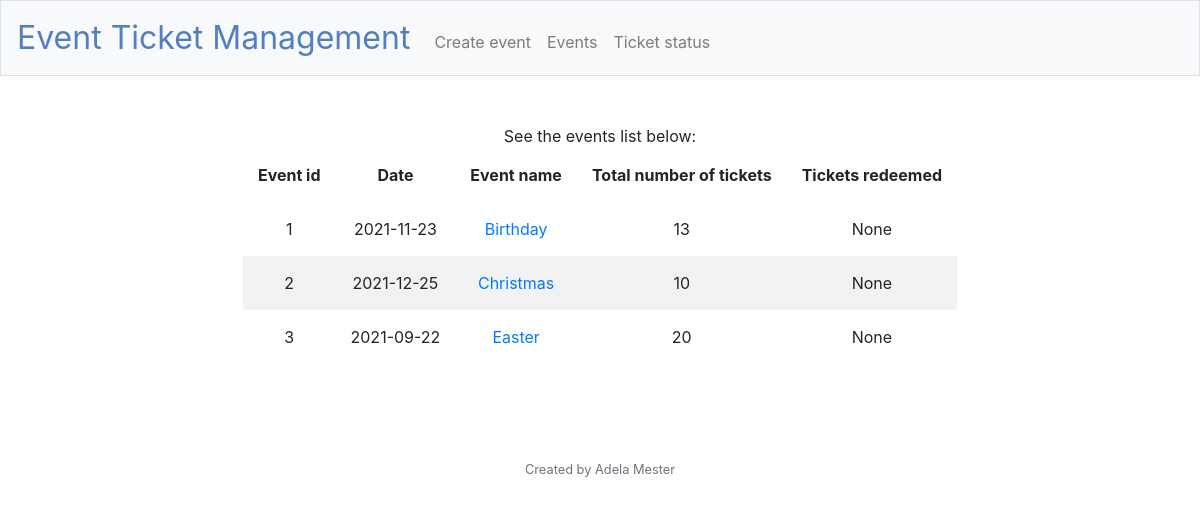
Before: /events with the older database file.
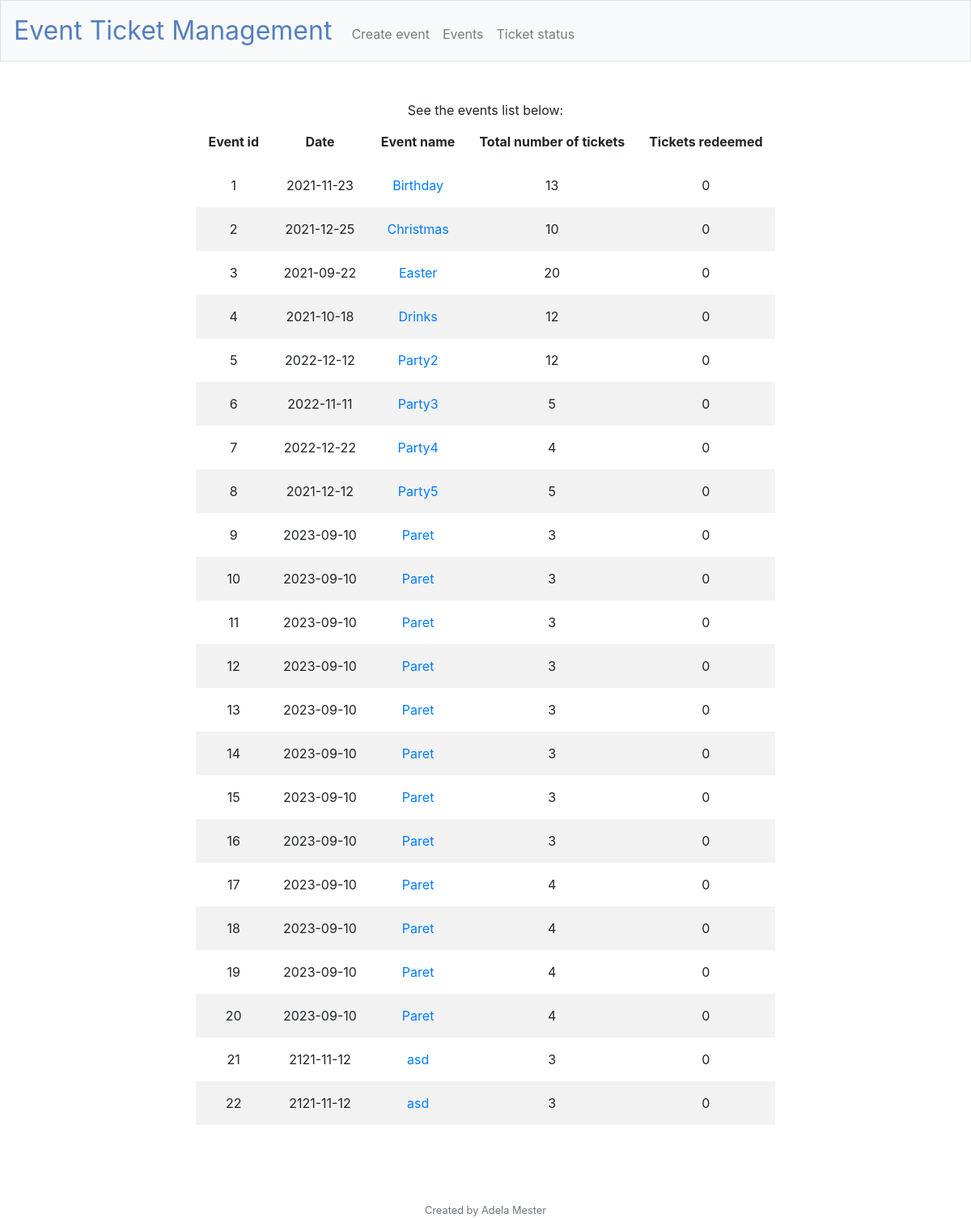
After: the same page with the newer database file.
### tables this page shows
CREATE TABLE 'events' ('event_id' integer PRIMARY KEY AUTOINCREMENT NOT NULL,'event_name' text, 'total_tickets' integer, 'tickets_redeemed' integer, 'date' date);

### application.py (the view)
@app.route("/events", methods = ["GET", "POST"])
def events():
    if request.method == "GET":
        conn = sqlite3.connect('events.db')
        cursor = conn.cursor()
        cursor.execute("SELECT * FROM events")
        rows = cursor.fetchall()
        conn.close()
        return render_template("events.html", results=rows)

### application.py (called while the page is built)
@app.after_request
def after_request(response):
    response.headers["Cache-Control"] = "no-cache, no-store, must-revalidate"
    response.headers["Expires"] = 0
    response.headers["Pragma"] = "no-cache"
    return response

### templates/events.html (shortened to what this page needs)
{% extends "layout.html" %}
{% block main %}
    See the events list below:
    <table>
        <thead>
            <tr>
                <th>Event id</th>
                <th>Date</th>
                <th>Event name</th>
                <th>Total number of tickets</th>
                <th>Tickets redeemed</th>
            </tr>
        </thead>
        <tbody>
            {% for event in results %}
            <tr>
                <td>{{event[0]}}</td>
                <td>{{event[4]}}</td>
                <td><a href = "{{ url_for('event_details', event_id=event[0])}}">{{event[1]}}</a></td>
                <td>{{event[2]}}</td>
                <td>{{event[3]}}</td>
            </tr>
            {% endfor %}
        </tbody>
    </table>
{% endblock %}

### templates/layout.html (shortened to what this page needs)
<!DOCTYPE html>
<html lang="en">
    <head>
        <link rel="stylesheet" href="https://cdn.jsdelivr.net/npm/bootstrap@4.5.3/dist/css/bootstrap.min.css">
        <link href="/static/styles.css" rel="stylesheet">
    </head>
    <body>
        <nav class="navbar navbar-expand-md navbar-light bg-light border">
            <a class="navbar-brand" href="/"><span class="blue">Event Ticket Management</span></a>
            <div class="collapse navbar-collapse" id="navbar">
                    <ul class="navbar-nav mr-auto mt-2">
                        <li class="nav-item"><a class="nav-link" href="/create_event">Create event</a></li>
                        <li class="nav-item"><a class="nav-link" href="/events">Events</a></li>
                        <li class="nav-item"><a class="nav-link" href="/ticket_status">Ticket status</a></li>
                    </ul>
            </div>
        </nav>
        <main class="container p-5">
            {% block main %}{% endblock %}
        </main>
        <br>
        <br>
        <footer class="small text-center text-muted">
            Created by Adela Mester
        </footer>
    </body>
</html>

### static/styles.css (style rules this page uses)
nav .navbar-brand { font-size: xx-large; }
nav .navbar-brand .blue { color: #537fbe; }
main { overflow-x: auto; text-align: center; }
th, td { padding: 15px; text-align: center; }
tr:nth-child(even) { background-color: #f2f2f2; }
table { margin-left: auto; margin-right: auto; }

Changed rows visible on the page:
changed events "Birthday": tickets_redeemed "None" → "0"
changed events "Christmas": tickets_redeemed "None" → "0"
changed events "Easter": tickets_redeemed "None" → "0"
added events: event_id "4", date "2021-10-18", event_name "Drinks", total_tickets "12", tickets_redeemed "0"
added events: event_id "5", date "2022-12-12", event_name "Party2", total_tickets "12", tickets_redeemed "0"
added events: event_id "6", date "2022-11-11", event_name "Party3", total_tickets "5", tickets_redeemed "0"
added events: event_id "7", date "2022-12-22", event_name "Party4", total_tickets "4", tickets_redeemed "0"
added events: event_id "8", date "2021-12-12", event_name "Party5", total_tickets "5", tickets_redeemed "0"
added events: event_id "9", date "2023-09-10", event_name "Paret", total_tickets "3", tickets_redeemed "0"
added events: event_id "10", date "2023-09-10", event_name "Paret", total_tickets "3", tickets_redeemed "0"
added events: event_id "11", date "2023-09-10", event_name "Paret", total_tickets "3", tickets_redeemed "0"
added events: event_id "12", date "2023-09-10", event_name "Paret", total_tickets "3", tickets_redeemed "0"
added events: event_id "13", date "2023-09-10", event_name "Paret", total_tickets "3", tickets_redeemed "0"
added events: event_id "14", date "2023-09-10", event_name "Paret", total_tickets "3", tickets_redeemed "0"
added events: event_id "15", date "2023-09-10", event_name "Paret", total_tickets "3", tickets_redeemed "0"
added events: event_id "16", date "2023-09-10", event_name "Paret", total_tickets "3", tickets_redeemed "0"
added events: event_id "17", date "2023-09-10", event_name "Paret", total_tickets "4", tickets_redeemed "0"
added events: event_id "18", date "2023-09-10", event_name "Paret", total_tickets "4", tickets_redeemed "0"
added events: event_id "19", date "2023-09-10", event_name "Paret", total_tickets "4", tickets_redeemed "0"
added events: event_id "20", date "2023-09-10", event_name "Paret", total_tickets "4", tickets_redeemed "0"
added events: event_id "21", date "2121-11-12", event_name "asd", total_tickets "3", tickets_redeemed "0"
added events: event_id "22", date "2121-11-12", event_name "asd", total_tickets "3", tickets_redeemed "0"
